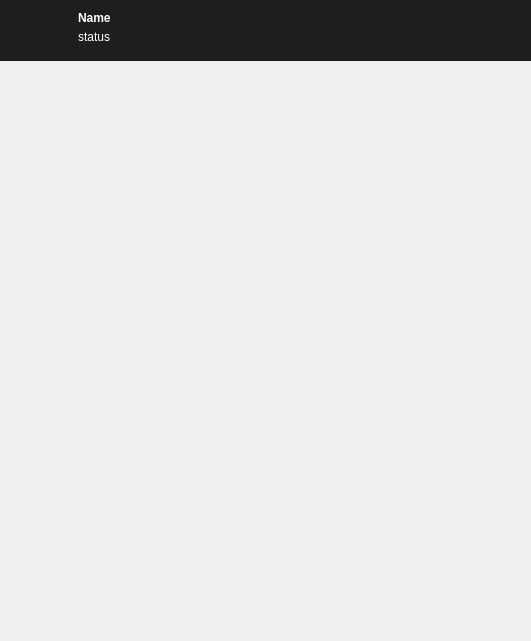
      <widget class="QWidget" name="widget" native="true">
       <property name="geometry">
        <rect>
         <x>-1</x>
         <y>20</y>
         <width>531</width>
         <height>641</height>
        </rect>
       </property>
       <widget class="QWidget" name="widget_2" native="true">
        <property name="geometry">
         <rect>
          <x>-1</x>
          <y>0</y>
          <width>541</width>
          <height>61</height>
         </rect>
        </property>
        <property name="styleSheet">
         <string notr="true">background-color: rgb(30, 30, 30);</string>
        </property>
        <widget class="QWidget" name="message_box" native="true">
         <property name="geometry">
          <rect>
           <x>-1</x>
           <y>10</y>
           <width>261</width>
           <height>51</height>
          </rect>
         </property>
         <widget class="QWidget" name="message_box_avatar" native="true">
          <property name="geometry">
           <rect>
            <x>10</x>
            <y>0</y>
            <width>71</width>
            <height>41</height>
           </rect>
          </property>
          <property name="styleSheet">
           <string notr="true">QWidget{
background-image:url(:/images/images/User_cicrle_duotone 48x48.png);
 background-position: center;
background-size: 50px;
 background-repeat: no-repeat;
}</string>
          </property>
         </widget>
         <widget class="QLabel" name="message_box_name_label">
          <property name="geometry">
           <rect>
            <x>80</x>
            <y>0</y>
            <width>121</width>
            <height>16</height>
           </rect>
          </property>
          <property name="styleSheet">
           <string notr="true">QLabel{
color: white;
font-weight: 500
}</string>
          </property>
          <property name="text">
           <string>Name</string>
          </property>
         </widget>
         <widget class="QLabel" name="message_box_status">
          <property name="geometry">
           <rect>
            <x>80</x>
            <y>20</y>
            <width>47</width>
            <height>13</height>
           </rect>
          </property>
          <property name="styleSheet">
           <string notr="true">QLabel{
color: white;
}</string>
          </property>
          <property name="text">
           <string>status</string>
          </property>
         </widget>
        </widget>
       </widget>
      </widget>
